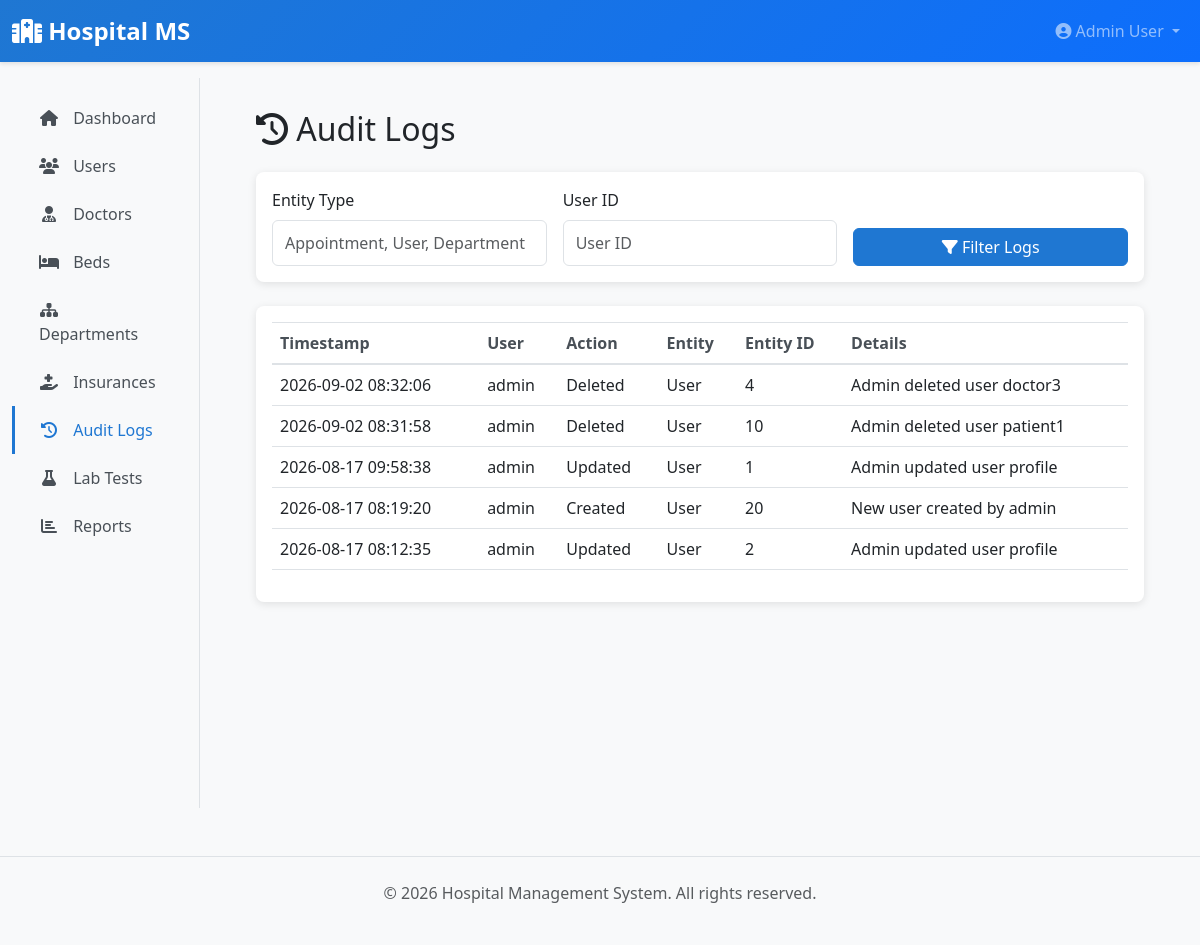
Page /admin/audit-logs (signed in) on the earlier database version.
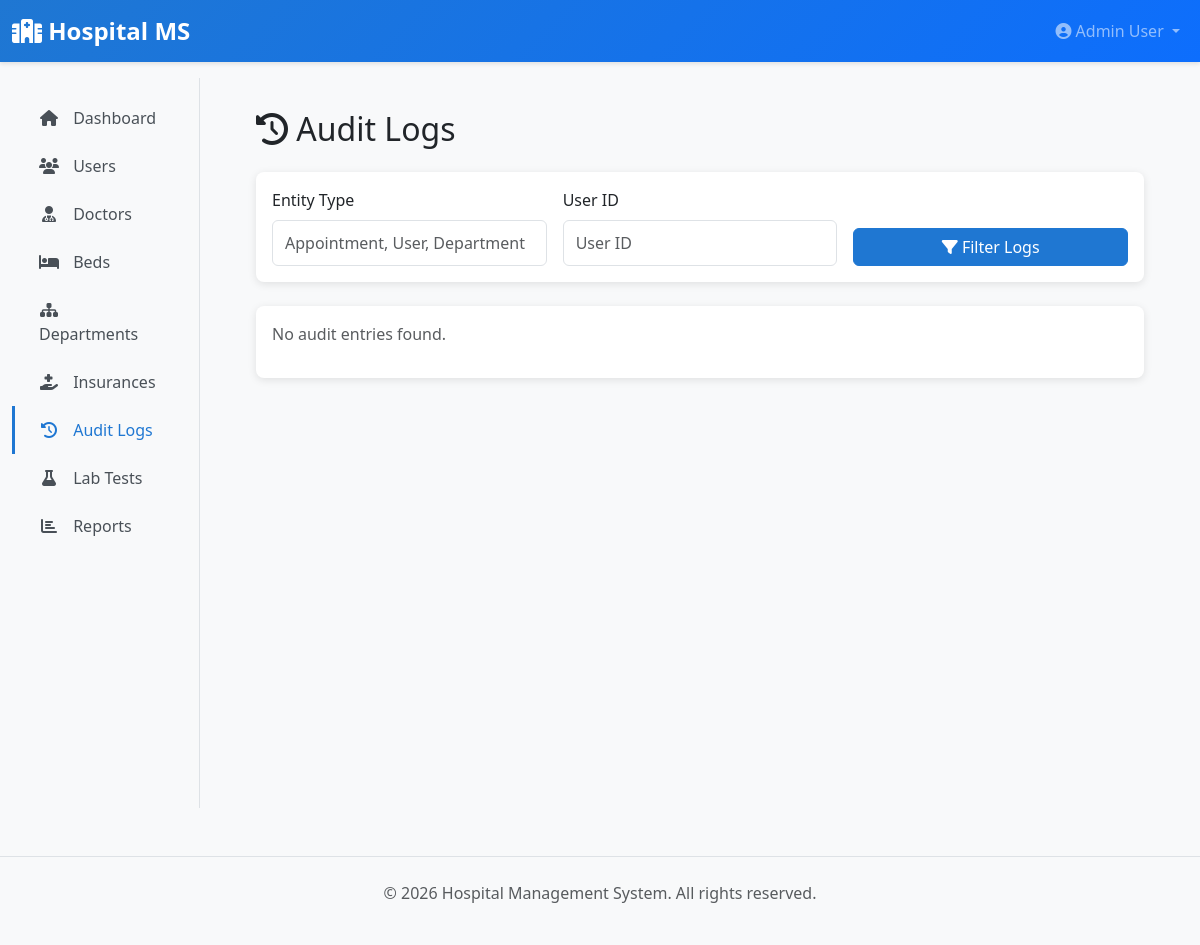
Same page on the later database version.
### app/models/__init__.py (models this page shows, shortened)
class AuditLog(db.Model):
    __tablename__ = 'audit_logs'
    id = db.Column(db.Integer, primary_key=True)
    user_id = db.Column(db.Integer, db.ForeignKey('users.id'))
    action = db.Column(db.String(255), nullable=False)  # Created, Updated, Deleted, Viewed
    entity_type = db.Column(db.String(100), nullable=False)  # User, Patient, Appointment, etc.
    entity_id = db.Column(db.Integer)
    old_values = db.Column(db.JSON)  # For updates - old data
    new_values = db.Column(db.JSON)  # For updates/creates - new data
    ip_address = db.Column(db.String(50))
    timestamp = db.Column(db.DateTime, default=datetime.utcnow, nullable=False)
    details = db.Column(db.Text)
    user = db.relationship('User')

class User(UserMixin, db.Model):
    __tablename__ = 'users'
    id = db.Column(db.Integer, primary_key=True)
    username = db.Column(db.String(80), unique=True, nullable=False, index=True)
    email = db.Column(db.String(120), unique=True, nullable=False, index=True)
    password_hash = db.Column(db.String(255), nullable=False)
    first_name = db.Column(db.String(80))
    last_name = db.Column(db.String(80))
    phone = db.Column(db.String(20))
    role = db.Column(db.Enum(UserRole), nullable=False, default=UserRole.PATIENT)
    is_active = db.Column(db.Boolean, default=True)
    created_at = db.Column(db.DateTime, default=datetime.utcnow)
    updated_at = db.Column(db.DateTime, default=datetime.utcnow, onupdate=datetime.utcnow)
    patient = db.relationship('Patient', uselist=False, back_populates='user', foreign_keys='Patient.user_id', cascade='all, delete-orphan', passive_deletes=True)
    doctor = db.relationship('Doctor', uselist=False, back_populates='user', foreign_keys='Doctor.user_id', cascade='all, delete-orphan', passive_deletes=True)
    lab_staff = db.relationship('LabStaff', uselist=False, back_populates='user', foreign_keys='LabStaff.user_id', cascade='all, delete-orphan', passive_deletes=True)
    def get_full_name(self):
        return f"{self.first_name} {self.last_name}".strip()

### app/blueprints/admin.py (the view)
@admin_bp.route('/audit-logs')
@login_required
@admin_required
def audit_logs():
    page = request.args.get('page', 1, type=int)
    entity_type = request.args.get('entity_type', '')
    user_id = request.args.get('user_id', type=int)
    query = AuditLog.query
    if entity_type:
        query = query.filter_by(entity_type=entity_type)
    if user_id:
        query = query.filter_by(user_id=user_id)
    logs = query.order_by(AuditLog.timestamp.desc()).paginate(page=page, per_page=15)
    return render_template('admin/audit_logs.html', logs=logs, entity_type=entity_type, user_id=user_id)

### app/blueprints/admin.py (called while the page is built)
def admin_required(f):
    @wraps(f)
    def decorated_function(*args, **kwargs):
        if not current_user.is_authenticated or current_user.role != UserRole.ADMIN:
            flash('You do not have permission to access this page.', 'danger')
            return redirect(url_for('main.dashboard'))
        return f(*args, **kwargs)
    return decorated_function

### app/templates/admin/audit_logs.html (shortened to what this page needs)
{% extends "layouts/base.html" %}
{% block content %}
<h2 class="mb-4"><i class="fas fa-history"></i> Audit Logs</h2>
<div class="card mb-4">
    <div class="card-body">
        <form method="GET" class="row g-3 align-items-end">
            <div class="col-md-4">
                <label for="entity_type" class="form-label">Entity Type</label>
                <input type="text" class="form-control" id="entity_type" name="entity_type" value="{{ entity_type }}" placeholder="Appointment, User, Department">
            </div>
            <div class="col-md-4">
                <label for="user_id" class="form-label">User ID</label>
                <input type="number" class="form-control" id="user_id" name="user_id" value="{{ user_id or '' }}" placeholder="User ID">
            </div>
            <div class="col-md-4">
                <button type="submit" class="btn btn-primary w-100">
                    <i class="fas fa-filter"></i> Filter Logs
                </button>
            </div>
        </form>
    </div>
</div>
<div class="card">
    <div class="card-body">
        {% if logs.items %}
        <div class="table-responsive">
            <table class="table table-hover">
                <thead>
                    <tr>
                        <th>Timestamp</th>
                        <th>User</th>
                        <th>Action</th>
                        <th>Entity</th>
                        <th>Entity ID</th>
                        <th>Details</th>
                    </tr>
                </thead>
                <tbody>
                    {% for log in logs.items %}
                    <tr>
                        <td>{{ log.timestamp.strftime('%Y-%m-%d %H:%M:%S') }}</td>
                        <td>{{ log.user.username if log.user else 'System' }}</td>
                        <td>{{ log.action }}</td>
                        <td>{{ log.entity_type }}</td>
                        <td>{{ log.entity_id or '-' }}</td>
                        <td>{{ log.details or '-' }}</td>
                    </tr>
                    {% endfor %}
                </tbody>
            </table>
        </div>
        {% else %}
        <p class="text-muted">No audit entries found.</p>
        {% endif %}
    </div>
</div>
{% endblock %}

Differences in the rows shown:
removed AuditLog: timestamp "2026-09-02 08:32:06", user "admin", action "Deleted", entity_type "User", entity "4", details "Admin deleted user doctor3"
removed AuditLog: timestamp "2026-09-02 08:31:58", user "admin", action "Deleted", entity_type "User", entity "10", details "Admin deleted user patient1"
removed AuditLog: timestamp "2026-08-17 09:58:38", user "admin", action "Updated", entity_type "User", entity "1", details "Admin updated user profile"
removed AuditLog: timestamp "2026-08-17 08:19:20", user "admin", action "Created", entity_type "User", entity "20", details "New user created by admin"
removed AuditLog: timestamp "2026-08-17 08:12:35", user "admin", action "Updated", entity_type "User", entity "2", details "Admin updated user profile"
Other differences:
text no longer shown: "Timestamp User Action Entity Entity ID Details"
text now shown: "No audit entries found."
